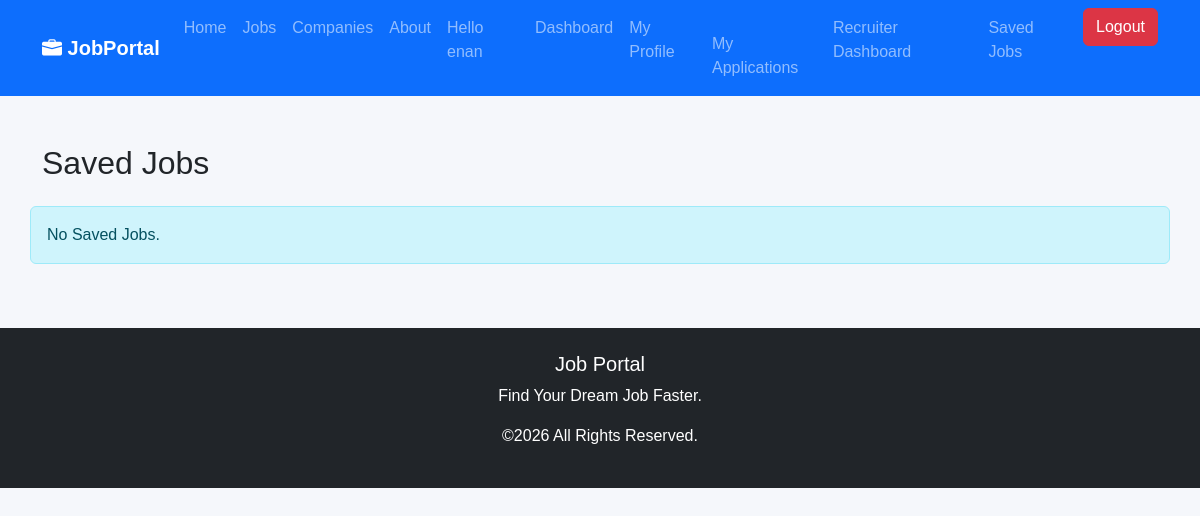
The app's page /applications/saved/ (signed in), older data.
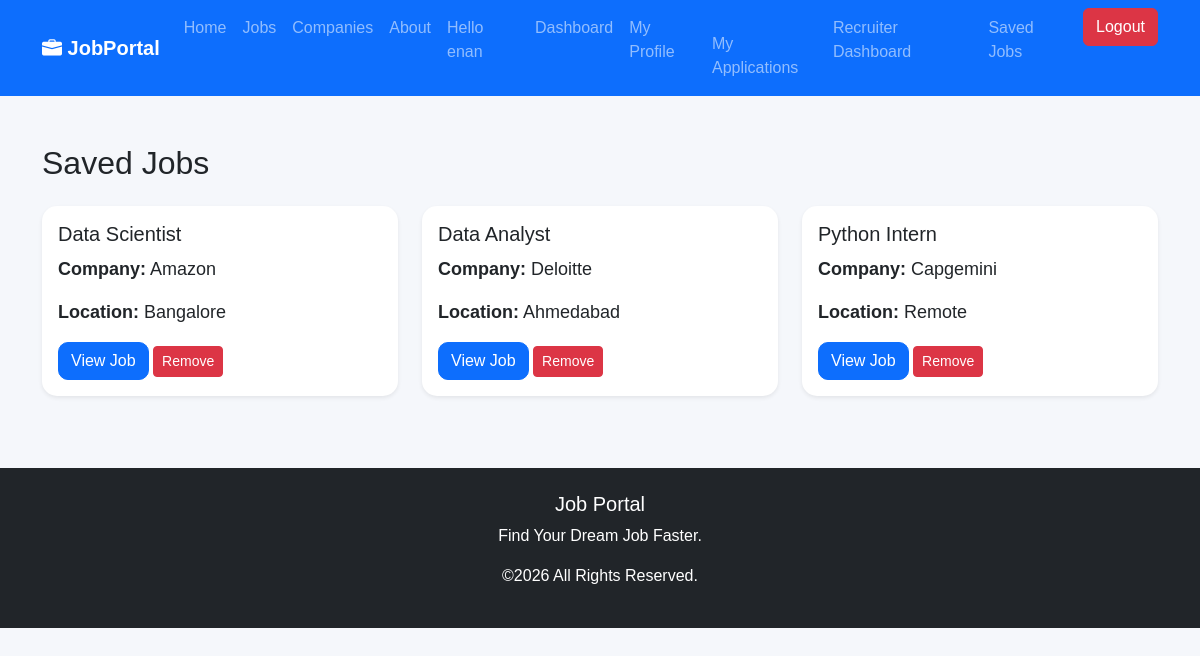
The same page, newer data.
### applications/models.py (models this page shows, shortened)
class SavedJob(models.Model):
    user = models.ForeignKey(
        User,
        on_delete=models.CASCADE
    )
    job = models.ForeignKey(
        Job,
        on_delete=models.CASCADE
    )
    saved_at = models.DateTimeField(auto_now_add=True)
    class Meta:
        unique_together = ("user", "job")

### jobs/models.py (models this page shows, shortened)
class Job(models.Model):
    class EmploymentType(models.TextChoices):
        FULL_TIME = "full_time", "Full Time"
        PART_TIME = "part_time", "Part Time"
        CONTRACT = "contract", "Contract"
        INTERNSHIP = "internship", "Internship"
    title = models.CharField(max_length=200)
    company = models.ForeignKey(Company,on_delete=models.CASCADE)
    location = models.CharField(max_length=200)
    salary = models.CharField(max_length=100)
    description = models.TextField()
    employment_type = models.CharField(
        max_length=20,
        choices=EmploymentType.choices,
        default=EmploymentType.FULL_TIME,
    )
    is_active = models.BooleanField(default=True)
    created_at = models.DateTimeField(auto_now_add=True)
    updated_at = models.DateTimeField(default=timezone.now)
    class Meta:
        ordering = ["-created_at"]

class Company(models.Model):
    name = models.CharField(max_length=200)
    logo = models.ImageField(
        upload_to="company_logo/",
        blank=True,
        null=True
    )
    website = models.URLField(
        blank=True,
        null=True
    )
    email = models.EmailField(
        blank=True,
        null=True
    )
    location = models.CharField(
        max_length=200,
        blank=True,
        null=True
    )
    description = models.TextField(
        blank=True,
        null=True
    )

### applications/views.py (the view)
@login_required
def saved_jobs(request):
    saved_jobs = SavedJob.objects.filter(
        user=request.user
    ).select_related("job", "job__company")
    context = {
        "saved_jobs": saved_jobs
    }
    return render(
        request,
        "applications/saved_jobs.html",
        context
    )

### templates/applications/saved_jobs.html (shortened to what this page needs)
{% extends "base.html" %}
{% block content %}
<div class="container mt-5">
    <h2 class="mb-4">
        Saved Jobs
    </h2>
    <div class="row">
        {% for saved in saved_jobs %}
        <div class="col-md-4 mb-4">
            <div class="card shadow-sm h-100">
                <div class="card-body">
                    <h5>
                        {{ saved.job.title }}
                    </h5>
                    <p>
                        <strong>Company:</strong>
                        {{ saved.job.company.name }}
                    </p>
                    <p>
                        <strong>Location:</strong>
                        {{ saved.job.location }}
                    </p>
                    <a href="{% url 'job_detail' saved.job.id %}"
                       class="btn btn-primary">
                        View Job
                    </a>
                    <a href="{% url 'unsave_job' saved.job.id %}"
                        class="btn btn-danger btn-sm">
                        Remove
                    </a>
                </div>
            </div>
        </div>
        {% empty %}
        <div class="alert alert-info">
            No Saved Jobs.
        </div>
        {% endfor %}
    </div>
</div>
{% endblock %}

Row changes from the older to the newer data that the page shows:
added SavedJob: job "Data Scientist", job.company.name "Amazon", job.location "Bangalore"
added SavedJob: job "Data Analyst", job.company.name "Deloitte", job.location "Ahmedabad"
added SavedJob: job "Python Intern", job.company.name "Capgemini", job.location "Remote"
Text that changed along with them:
text no longer shown: "No Saved Jobs."
